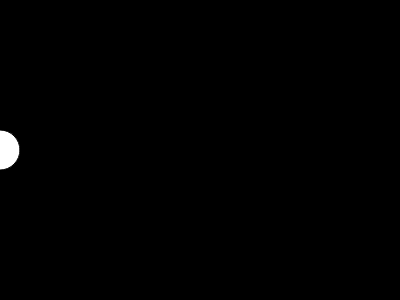
Frame 1 (no input)
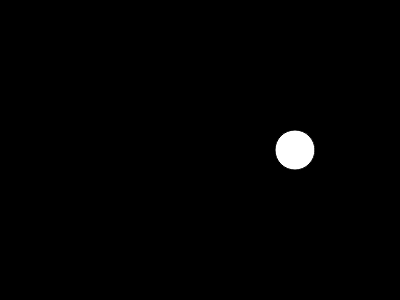
Frame 60 (no input)
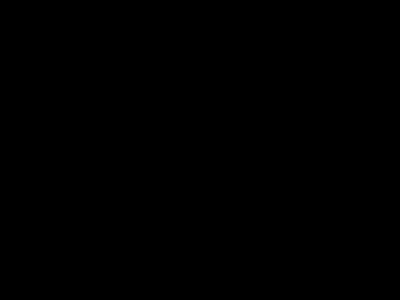
Frame 120 (the mouse pressed at the canvas centre since frame 60)

The p5.js sketch that drew these frames (run headless with seeded random() and noise() and a simulated clock; from frame 60 on, the mouse is pressed at the canvas centre):

// p5.js sketch
// ── sketch.js
let x = 400; // The value of x needs to be "remembered" from frame to frame
    speed = -5

function setup() {
    createCanvas(400, 300);
}

function draw() {
    background(0);
    circle(width-x, height / 2, 40);
    x=x+speed;
}
